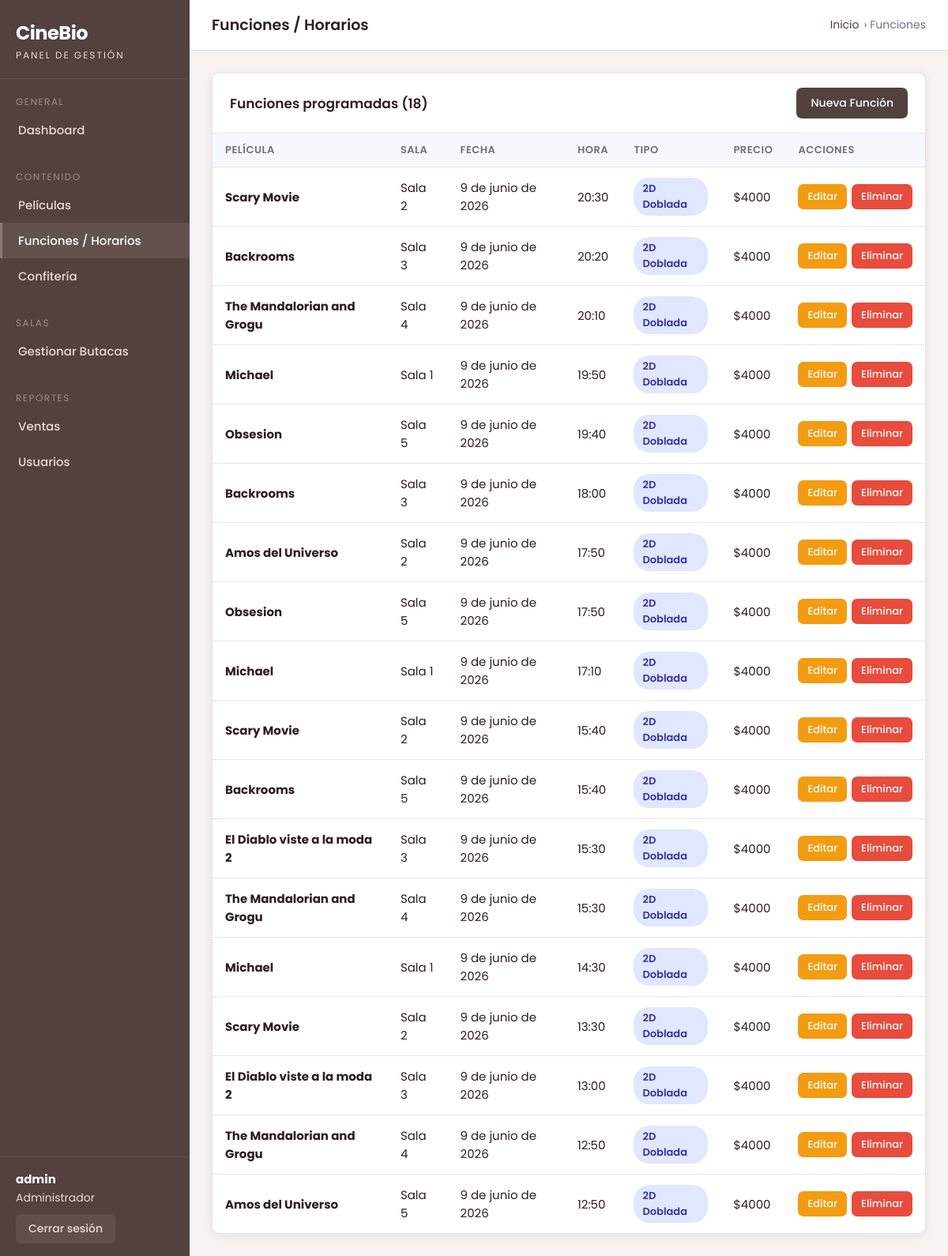
Before: /gestion/funciones/ (signed in) with the older database file.
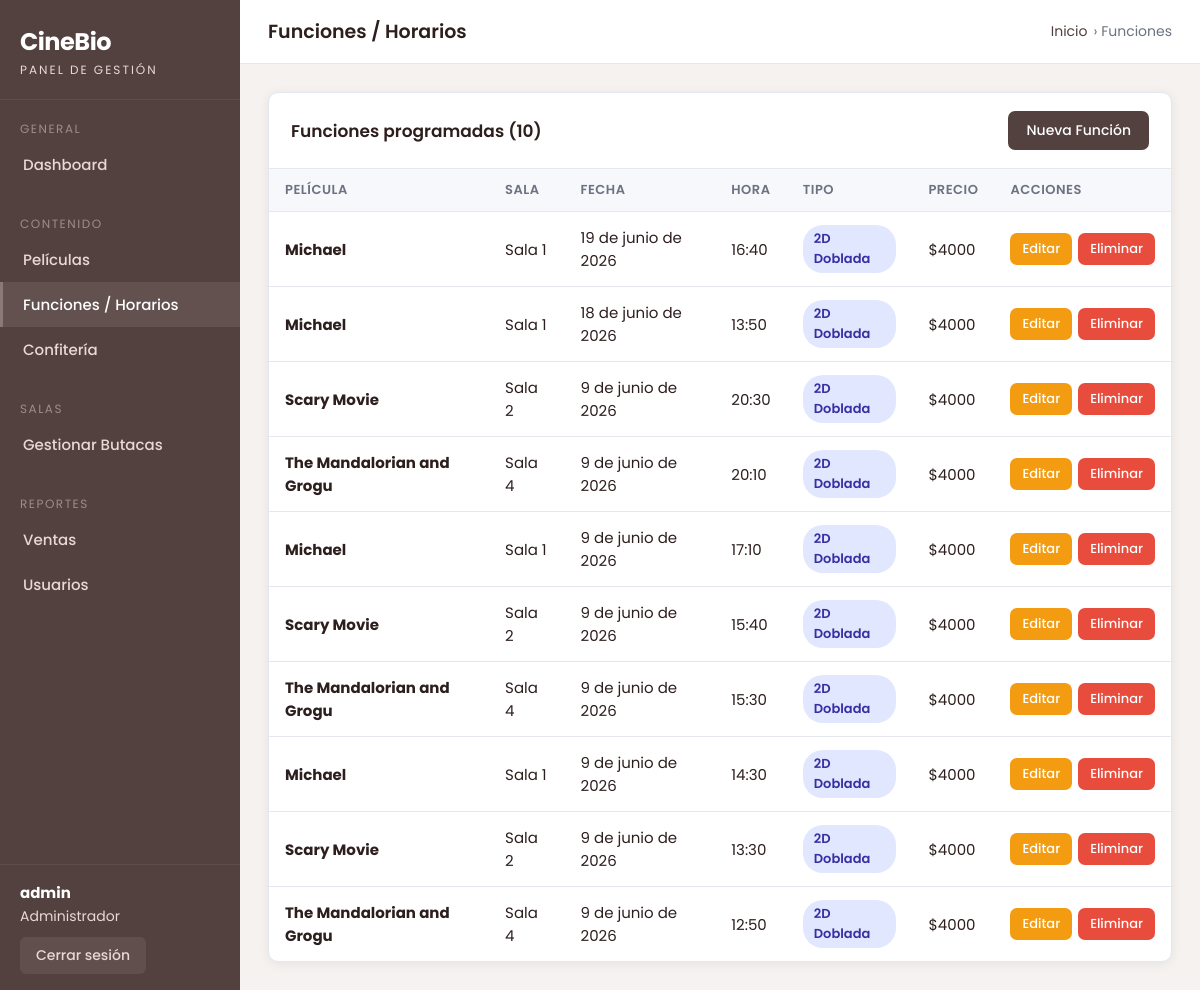
After: the same page with the newer database file.
### app/models.py (models this page shows, shortened)
class Funcion(models.Model):
    TIPO_CHOICES = [
        ('2d_doblada', '2D Doblada'),
        ('2d_subtitulada', '2D Subtitulada'),
        ('3d_doblada', '3D Doblada'),
        ('3d_subtitulada', '3D Subtitulada'),
    ]
    pelicula = models.ForeignKey(Pelicula, on_delete=models.CASCADE)
    sala = models.ForeignKey(Sala, on_delete=models.CASCADE)
    fecha = models.DateField()
    hora = models.TimeField()
    precio = models.IntegerField()
    tipo = models.CharField(max_length=20, choices=TIPO_CHOICES, default='2d_doblada')

class Pelicula(models.Model):
    nombre = models.CharField(max_length=200)
    imagen = models.ImageField(upload_to='peliculas/')
    descripcion = models.TextField()
    duracion = models.IntegerField()

class Sala(models.Model):
    nombre = models.CharField(max_length=50)
    configuracion = models.JSONField(default=dict)

### portal_admin/views.py (the view)
# urls.py: path('funciones/', views.funciones_list, name='funciones_list'),
@admin_requerido
def funciones_list(request):
    funciones = Funcion.objects.select_related('pelicula', 'sala').order_by('-fecha', '-hora')
    return render(request, 'portal_admin/funciones_list.html', {'funciones': funciones})

### portal_admin/context_processors.py (called while the page is built)
def admin_context(request):
    uid = request.session.get('portal_admin_uid')
    admin_username = request.session.get('portal_admin_username', '')
    if uid and not admin_username:
        try:
            user = User.objects.get(pk=uid)
            admin_username = user.username
        except User.DoesNotExist:
            pass
    return {'admin_username': admin_username}

### portal_admin/views.py (called while the page is built)
def admin_requerido(vista):
    @wraps(vista)
    def wrapper(request, *args, **kwargs):
        if not request.session.get('portal_admin_uid'):
            return redirect('portal_admin:login')
        return vista(request, *args, **kwargs)
    return wrapper

### portal_admin/templates/portal_admin/funciones_list.html (shortened to what this page needs)
{% extends 'portal_admin/base.html' %}
{% block page_title %}Funciones / Horarios{% endblock %}
{% block breadcrumb %} › Funciones{% endblock %}
{% block contenido %}
<div class="card">
    <div class="card-header">
        <h2>Funciones programadas ({{ funciones|length }})</h2>
        <a href="{% url 'portal_admin:funcion_create' %}" class="btn btn-primary">
            Nueva Función
        </a>
    </div>
    <div class="table-responsive">
        {% if funciones %}
        <table class="admin-table">
            <thead>
                <tr>
                    <th>Película</th>
                    <th>Sala</th>
                    <th>Fecha</th>
                    <th>Hora</th>
                    <th>Tipo</th>
                    <th>Precio</th>
                    <th>Acciones</th>
                </tr>
            </thead>
            <tbody>
                {% for funcion in funciones %}
                <tr>
                    <td><strong>{{ funcion.pelicula.nombre }}</strong></td>
                    <td>{{ funcion.sala.nombre }}</td>
                    <td>{{ funcion.fecha }}</td>
                    <td>{{ funcion.hora|time:"H:i" }}</td>
                    <td>
                        <span class="badge {% if '3d' in funcion.tipo %}badge-3d{% else %}badge-2d{% endif %}">
                            {{ funcion.get_tipo_display }}
                        </span>
                    </td>
                    <td>${{ funcion.precio|floatformat:"0" }}</td>
                    <td>
                        <div class="actions-cell">
                            <a href="{% url 'portal_admin:funcion_edit' funcion.pk %}"
                               class="btn btn-warning btn-sm">Editar</a>
                            <a href="{% url 'portal_admin:funcion_delete' funcion.pk %}"
                               class="btn btn-danger btn-sm">Eliminar</a>
                        </div>
                    </td>
                </tr>
                {% endfor %}
            </tbody>
        </table>
        {% else %}
        <div class="empty-state">
            <p>No hay funciones programadas.<br>
               <a href="{% url 'portal_admin:funcion_create' %}" style="color:var(--accent);">Agregar la primera</a>
            </p>
        </div>
        {% endif %}
    </div>
</div>
{% endblock %}

Changed rows visible on the page:
removed Funcion: pelicula.nombre "Backrooms", sala.nombre "Sala 3", fecha "9 de junio de 2026", hora "20:20", tipo "2D Doblada", precio "4000"
removed Funcion: pelicula.nombre "Obsesion", sala.nombre "Sala 5", fecha "9 de junio de 2026", hora "19:40", tipo "2D Doblada", precio "4000"
removed Funcion: pelicula.nombre "Backrooms", sala.nombre "Sala 3", fecha "9 de junio de 2026", hora "18:00", tipo "2D Doblada", precio "4000"
removed Funcion: pelicula.nombre "Amos del Universo", sala.nombre "Sala 2", fecha "9 de junio de 2026", hora "17:50", tipo "2D Doblada", precio "4000"
removed Funcion: pelicula.nombre "Obsesion", sala.nombre "Sala 5", fecha "9 de junio de 2026", hora "17:50", tipo "2D Doblada", precio "4000"
removed Funcion: pelicula.nombre "Backrooms", sala.nombre "Sala 5", fecha "9 de junio de 2026", hora "15:40", tipo "2D Doblada", precio "4000"
removed Funcion: pelicula.nombre "El Diablo viste a la moda 2", sala.nombre "Sala 3", fecha "9 de junio de 2026", hora "15:30", tipo "2D Doblada", precio "4000"
removed Funcion: pelicula.nombre "El Diablo viste a la moda 2", sala.nombre "Sala 3", fecha "9 de junio de 2026", hora "13:00", tipo "2D Doblada", precio "4000"
removed Funcion: pelicula.nombre "Amos del Universo", sala.nombre "Sala 5", fecha "9 de junio de 2026", hora "12:50", tipo "2D Doblada", precio "4000"
added Funcion: pelicula.nombre "Michael", sala.nombre "Sala 1", fecha "19 de junio de 2026", hora "16:40", tipo "2D Doblada", precio "4000"
changed Funcion: fecha "9 de junio de 2026" → "18 de junio de 2026"; hora "19:50" → "13:50"; moves up the list
Other visible differences:
{{ funciones|length }}: "18" → "10"
